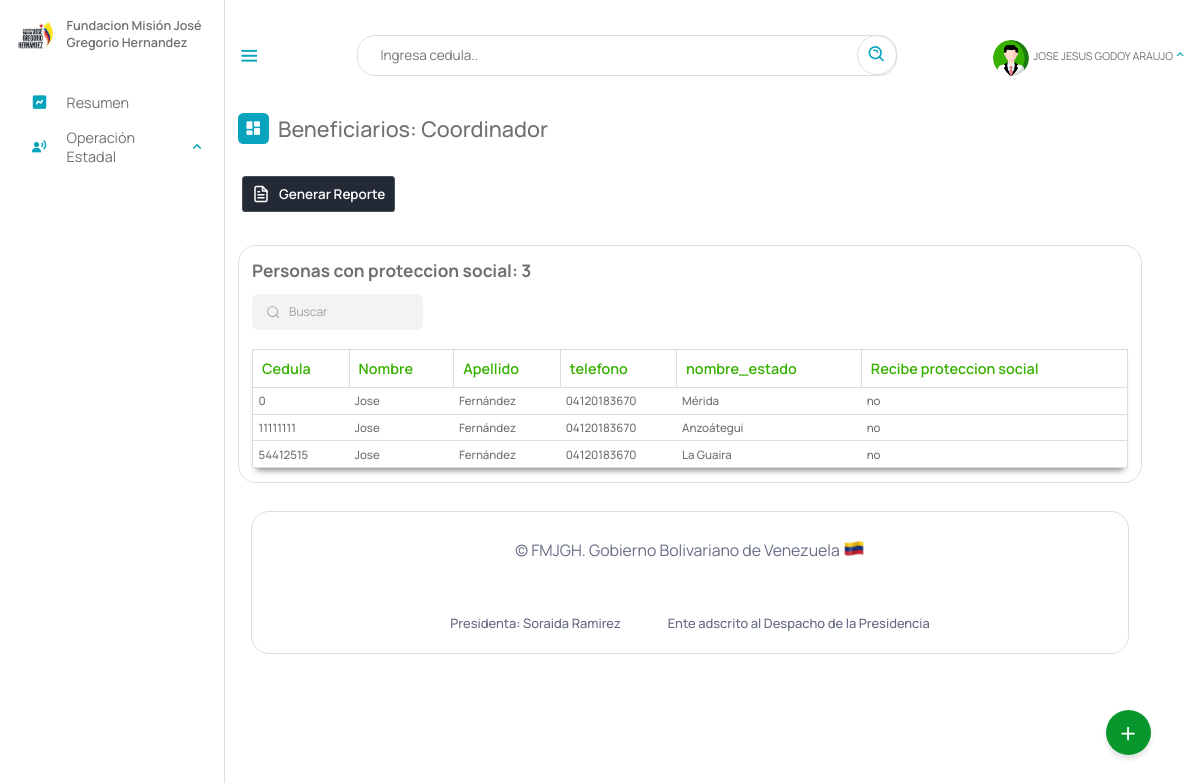
/Escritorio/13-proteccionSocial.php (signed in), run on an earlier commit of the app's database.
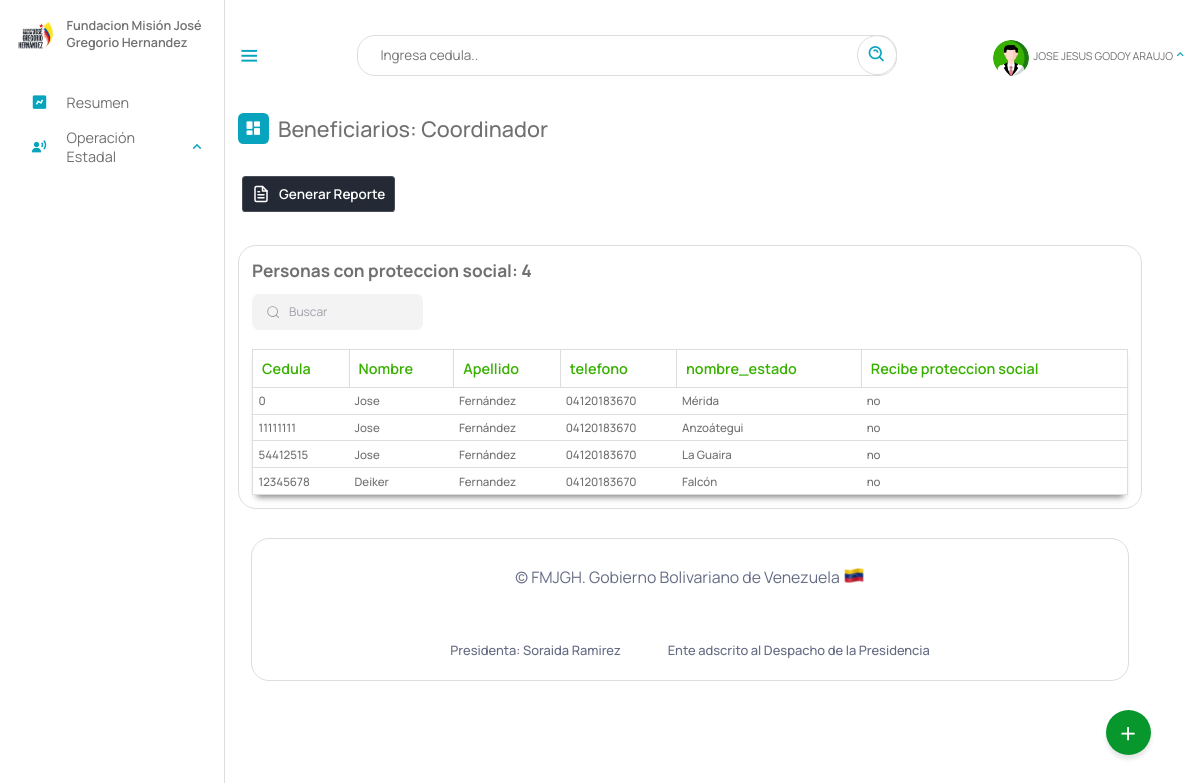
And on a later commit of the database.
### tables this page shows
CREATE TABLE `beneficiario` (
  `cedula` int(12) NOT NULL,
  `nombre` text NOT NULL,
  `apellido` text NOT NULL,
  `fecha_naci` date NOT NULL,
  `email` varchar(50) NOT NULL,
  `telefono` varchar(12) NOT NULL,
  `nacionalidad` char(2) NOT NULL,
  `edad` int(2) NOT NULL,
  `sexo` char(1) NOT NULL,
  `edo_civil` text NOT NULL,
  `nro_hijo` int(2) DEFAULT NULL,
  `estado` varchar(10) NOT NULL,
  `municipio` varchar(20) NOT NULL,
  `parroquia` varchar(10) NOT NULL,
  `discapacidad` varchar(10) NOT NULL,
  `atencion_solicitada` varchar(10) NOT NULL,
  `certificado` varchar(50) DEFAULT NULL,
  `registrado_por` text DEFAULT NULL,
  `fecha_registro` date NOT NULL,
  PRIMARY KEY (`cedula`),
  KEY `estado` (`estado`),
  KEY `discapacidad` (`discapacidad`),
  KEY `atencion_solicitada` (`atencion_solicitada`),
  KEY `municipio` (`municipio`),
  KEY `parroquia` (`parroquia`),
  CONSTRAINT `beneficiario_ibfk_1` FOREIGN KEY (`estado`) REFERENCES `estados` (`id_estados`) ON DELETE CASCADE,
  CONSTRAINT `beneficiario_ibfk_2` FOREIGN KEY (`municipio`) REFERENCES `municipios` (`id_municipios`) ON DELETE CASCADE,
  CONSTRAINT `beneficiario_ibfk_3` FOREIGN KEY (`parroquia`) REFERENCES `parroquia` (`id`) ON DELETE CASCADE ON UPDATE CASCADE,
  CONSTRAINT `beneficiario_ibfk_4` FOREIGN KEY (`discapacidad`) REFERENCES `discapacid_e` (`id_e`) ON DELETE CASCADE,
  CONSTRAINT `beneficiario_ibfk_5` FOREIGN KEY (`atencion_solicitada`) REFERENCES `tipoatencion` (`id`) ON DELETE CASCADE
);

CREATE TABLE `estados` (
  `id_estados` varchar(10) NOT NULL,
  `nombre_estado` text NOT NULL,
  `codigo` varchar(255) NOT NULL,
  PRIMARY KEY (`id_estados`)
);

CREATE TABLE `detalles_institucionales` (
  `id` int(11) NOT NULL AUTO_INCREMENT,
  `cedula` int(11) DEFAULT NULL,
  `proteccion_social` char(3) DEFAULT NULL,
  `institucion_registrado` text DEFAULT NULL,
  PRIMARY KEY (`id`),
  KEY `cedula` (`cedula`),
  CONSTRAINT `detalles_institucionales_ibfk_1` FOREIGN KEY (`cedula`) REFERENCES `beneficiario` (`cedula`) ON DELETE CASCADE ON UPDATE CASCADE
);

### php/01-discapacitados.php (called while the page is built, shortened)
<?php
include_once("ManejadorBD.php");
class Discapacitados extends ManejadorBD
{
	private $cnn;
	public function __construct($tipoConexion)
	{
		$this->cnn = parent::conectar($tipoConexion);
	}
	public function PersonasProteccionSocial()
	{
		try {
			$stmt = $this->cnn->prepare("SELECT beneficiario.cedula, beneficiario.nombre, beneficiario.apellido, beneficiario.telefono, estados.nombre_estado, detalles_institucionales.proteccion_social FROM
				beneficiario, estados, detalles_institucionales WHERE
				beneficiario.estado = estados.id_estados and
				beneficiario.cedula = detalles_institucionales.cedula");
			$stmt->setFetchMode(PDO::FETCH_ASSOC);
			$stmt->execute();
			return $stmt->fetchAll();
		} catch (PDOException $error) {
			echo "Error: ejecutando consulta SQL." . $error->getMessage();
			exit();
		}
	}
}

### php/ManejadorBD.php (called while the page is built, shortened)
<?php
	class ManejadorBD extends PDO {
		public $srv	= SRV;
		public $usr	= USR;
		public $pas	= PAS;
		public $dbn	= BDN;
		public function conectar($tipoConexion){
			try{
				switch ($tipoConexion) {
				    case 1:
				        $dsn = "mysql:host=$this->srv;dbname=$this->dbn";
				        break;
				}
				$dbh = new PDO($dsn, $this->usr, $this->pas);
    			$dbh->setAttribute(PDO::ATTR_ERRMODE, PDO::ERRMODE_EXCEPTION);
			}catch(PDOException $error){
                echo "Error al Conectar con la Base de Datos: ".$error->getMessage();
                exit();
			}
            $this->conexionBD = $dbh;
			return $this->conexionBD;
		}
	}
?>

### Escritorio/13-proteccionSocial.php (the view, shortened to what this page needs)
<?php
include_once("partearriba.php");
?>
<div class="dash-contenido">
    <div class="overview">
        <div class="titulo">
            <i class='bx bxs-dashboard'> </i>
            <span class="link-name">Beneficiarios: <?php echo $rol ?></span>
        </div>
    </div>
 <a href=""> <button class="download-button">
        <div class="docs"> Generar Reporte</div>
        <div class="download">
        </div>
    </button></a>
    <div class="tabla-atencion">
        <h2>Personas con proteccion social:
            <?php
            include_once("../php/01-discapacitados.php");
            $aten = new Discapacitados(1);
            $contar = $aten->PersonasProteccionSocial();
            echo count($contar);
            ?>
        </h2>
        <div class="group">
  <input placeholder="Buscar" id= "buscador" type="search" class="inputt">
</div>
<br>
        <table>
            <thead>
                <tr>
                    <th>Cedula</th>
                    <th>Nombre</th>
                    <th>Apellido</th>
                    <th>telefono</th>
                    <th>nombre_estado</th>
                    <th>Recibe proteccion social</th>
                </tr>
            </thead>
            <tbody id="spr">
                <?php
                include_once("../php/01-discapacitados.php");
                $aten = new Discapacitados(1);
                $consulta = $aten->PersonasProteccionSocial();
                if ($consulta) {
                    foreach ($consulta as $registros) {
                ?>
                        <tr>
                            <td><?php echo $registros["cedula"] ?></td>
                            <td><?php echo $registros["nombre"] ?></td>
                            <td><?php echo $registros["apellido"] ?></td>
                            <td><?php echo $registros["telefono"] ?></td>
                            <td><?php echo $registros["nombre_estado"] ?></td>
                            <td><?php echo $registros["proteccion_social"] ?></td>
                        </tr>
                <?php
                    }
                }
                ?>
            </tbody >
        </table>
    </div>
    <?php
    include_once("parteabajo.php");
    ?>

What changed in the data, as far as the page shows it:
added beneficiario: cedula "12345678", nombre "Deiker", apellido "Fernandez", telefono "04120183670", estado.nombre_estado "Falcón", detalles_institucionales.proteccion_social "no"
Also different on the page:
count($contar): "3" → "4"
